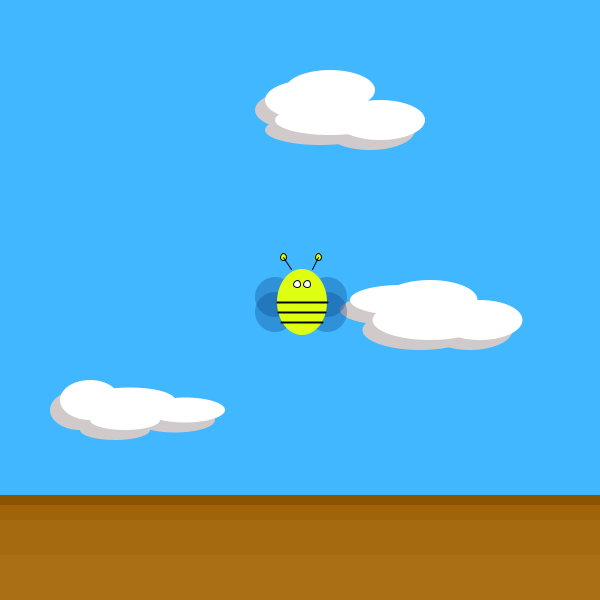
Frame 1 (no input)
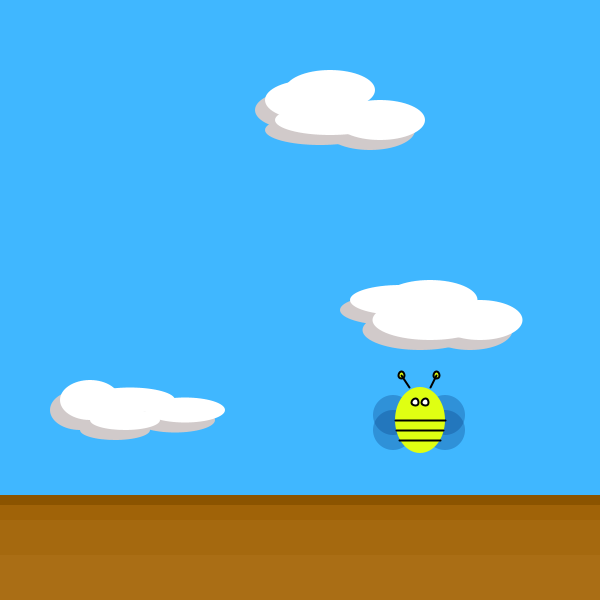
Frame 60 (the mouse pressed at the canvas centre just before this capture)
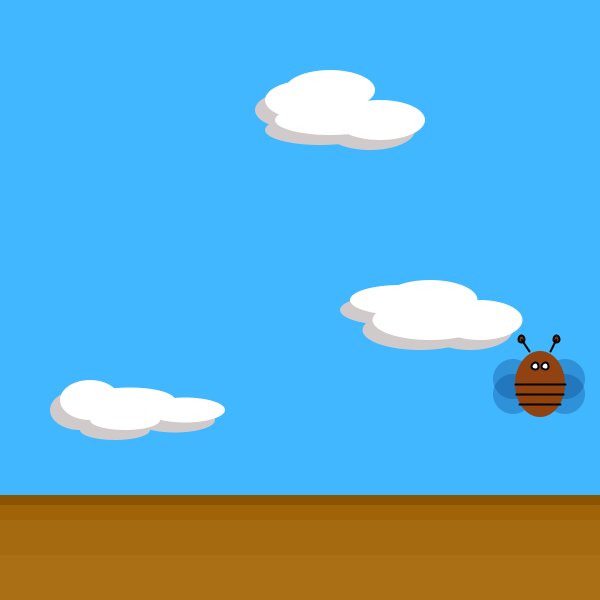
Frame 120 (the mouse held since frame 60 and released just before this capture)

The Processing sketch that drew these frames (run headless with seeded random() and noise(); from frame 60 on, the mouse is pressed at the canvas centre):

// Processing sketch: processing_97055
// ── processing_97055.pde

//variables del dibuix
int x;
int posX, posY, velX, velY;
color colorR,colorG,colorB,color1;

 
//inici de les variables
void setup()
{
  x=0;
  size(600, 600);
  noCursor();//per tal que el cursor no apareixi a la pantalla
  posX=width/2;
  posY=height/2;
  velX=2;
  velY=2;
  colorR=223;colorG=255;colorB=18;
}
 
 
void draw()
{
  background(64,183,posY);//fons del dibuix el qual canvia de color segons la posició Y del objecte
  noStroke();
 //sombra dels nuvols 
  fill(139,84,0);rect(0,495,600,495);
  fill(160,99,8);rect(0,505,600,505);
  fill(165,105,15);rect(0,520,600,520);
  fill(170,110,21);rect(0,555,600,555);

fill(209,202,202);
ellipse(300,110,90,40);
ellipse(320,130,110,30);
ellipse(320,100,90,40);
ellipse(370,130,90,40);

ellipse(80,410,60,40);
ellipse(115,430,70,20);
ellipse(120,410,90,25);
ellipse(175,420,80,25);

ellipse(390,310,100,30);
ellipse(420,330,115,40);
ellipse(420,310,95,40);
ellipse(470,330,85,40);

//forma dels nuvols

fill(255);
noStroke();
ellipse(310,100,90,40);
ellipse(330,120,110,30);
ellipse(330,90,90,40);
ellipse(380,120,90,40);

ellipse(90,400,60,40);
ellipse(125,420,70,20);
ellipse(130,400,90,25);
ellipse(185,410,80,25);

ellipse(400,300,100,30);
ellipse(430,320,115,40);
ellipse(430,300,95,40);
ellipse(480,320,85,40);
  
  //actualització de les posicions
  posX=posX+velX;
  posY=posY+velY;
 
 
 
  // forma i color de les ales
  fill(10,60,130,80); noStroke();
  ellipse(posX-27,posY-5,width/15,height/15);ellipse(posX+25,posY-5,width/15,height/15);
  ellipse(posX-27,posY+10,width/15,height/15);ellipse(posX+25,posY+10,width/15,height/15);
 
 
  noStroke();fill(colorR,colorG,colorB);ellipse(posX,posY,width/12,height/9);
  
  stroke(1);
  
  //forma de la punta de les antenes
  ellipse(posX-19,posY-45,width/90,height/80);ellipse(posX+16,posY-45,width/90,height/80);
  
  
  //color dels ulls i i forma de les antenes
  line(posX-11,posY-33,posX-19,posY-45);
  line(posX+10,posY-33,posX+16,posY-45);
  fill(255);ellipse(posX-5,posY-18,width/80,height/80);
  ellipse(posX+5,posY-18,width/80,height/80);
  
  
  // marques del cos
  strokeWeight(2);
  line(posX-25,posY,posX+25,posY);
  line(posX-24,posY+10,posX+23,posY+10);
  line(posX-21,posY+20,posX+20,posY+20);
  
//definim la posició en la horitzontal per tal que reboti quan toca el terra
  if((posX<width/25+25)||(posX>width-45)){velX=-velX; }if((posY<height/30+35)||(posY>height-140)){velY=-velY;
  }
}
void mousePressed() {//per tal que el dibuix canvi de color 
  if (color1 == 0) {
    colorR = int(random(0,223));colorG = int(random(0,255)); colorB = int(random(0,18)); } else 
    {
    colorR = 223;colorG = 255;colorB = 18;}
}
